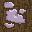

This is a level from a 2D game, rendered from its Tiled map with the project's own tilesets. A one-line summary and the map file follow, with tile-layer data summarised:
An orthogonal 1x1 tile map with 32x32 px tiles, 1 tile layer (Tile Layer 1).

<map version="1.2" tiledversion="1.3.4" orientation="orthogonal" renderorder="right-down" width="1" height="1" tilewidth="32" tileheight="32" infinite="0" nextlayerid="2" nextobjectid="1">
 <tileset firstgid="1" name="tiles" tilewidth="32" tileheight="32" tilecount="64" columns="8">
  <image source="Tiles_32x32.png" width="256" height="256" />
 </tileset>
 <layer id="1" name="Tile Layer 1" width="1" height="1">
  <data>[1 cells, 1 non-empty, 1 distinct tile ids]</data>
 </layer>
</map>
